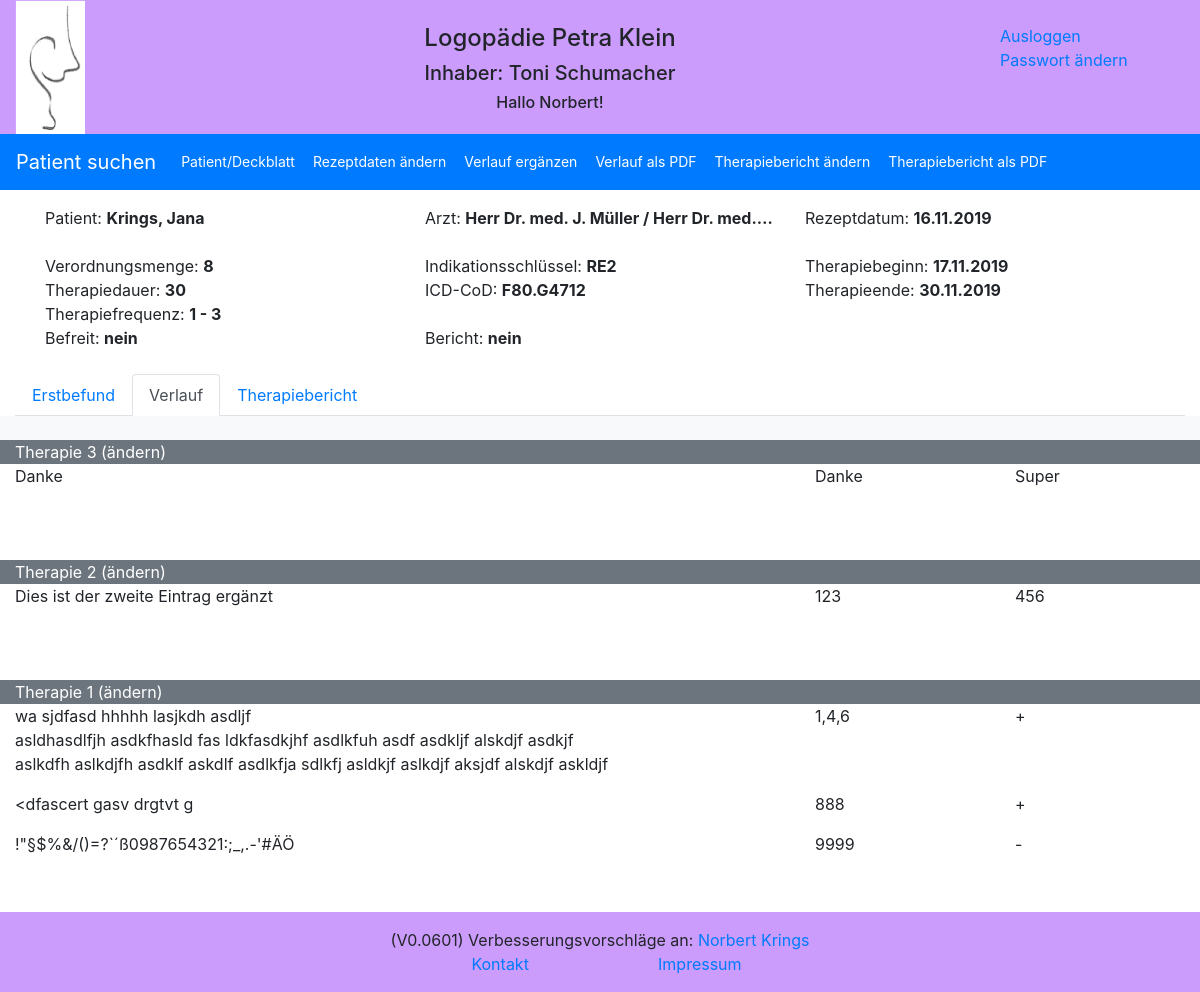
/reports/therapy/4/ (signed in), run on the app's committed database.
### reports/models.py (models this page shows, shortened)
class Patient(models.Model):
    GENDER = (
        ('1', 'weiblich'),
        ('2', 'männlich'),
    )
    pa_first_name = models.CharField(max_length=50)
    pa_last_name = models.CharField(max_length=50)
    pa_street = models.CharField(max_length=100)
    pa_city = models.CharField(max_length=255)
    pa_phone = models.CharField(max_length=35, blank=True, default='', null=True)
    pa_cell_phone = models.CharField(max_length=35, blank=True, default='', null=True)
    pa_cell_phone_add1 = models.CharField(max_length=35, blank=True, default='', null=True)
    pa_cell_phone_add2 = models.CharField(max_length=35, blank=True, default='', null=True)
    pa_date_of_birth = models.DateField(default='1900-01-01')
    pa_gender = models.CharField(max_length=1, choices=GENDER, default='1')
    pa_attention = models.CharField(max_length=100, blank=True, default='')
    pa_note = models.CharField(max_length=255, blank=True, default='')

class Therapy(models.Model):
    recipe_date = models.DateField(auto_now=False, auto_now_add=False)
    therapy_regulation_amount = models.IntegerField(blank=True, null=True)
    therapy_duration = models.CharField(max_length=10, default='')
    therapy_frequence = models.CharField(max_length=5, default='')
    therapy_rid_of = models.BooleanField(default=False, null=True)
    therapy_report_no_yes = models.BooleanField(default=True)
    therapy_indication_key = models.CharField(max_length=10, default='')
    therapy_icd_cod = models.CharField(max_length=10, default='')
    therapy_doctor = models.ForeignKey(Doctor, on_delete=models.CASCADE)
    patients = models.ForeignKey(Patient, on_delete=models.CASCADE)

class Doctor(models.Model):
    doctor_name1 = models.CharField(max_length=50, blank=True, default='')
    doctor_name2 = models.CharField(max_length=50, blank=True, default='')
    doctor_street = models.CharField(max_length=50, blank=True, default='')
    doctor_zip_code = models.CharField(max_length=5, blank=True, default='')
    doctor_city = models.CharField(max_length=50, blank=True, default='')
    def __str__(self):
        return self.doctor_name1 + '; ' + self.doctor_city

class Therapy_report(models.Model):
    report_date = models.DateField(blank=True, default='', null=True, auto_now=False, auto_now_add=False)
    therapy_start = models.DateField(blank=True, default=None, null=True, auto_now=False, auto_now_add=False)
    therapy_end = models.DateField(blank=True, default=None, null=True, auto_now=False, auto_now_add=False)
    therapy_current_result = models.TextField(default='')
    therapy_emphases = models.TextField(default='')
    therapy_forecast = models.TextField(default='')
    therapy_indicated = models.BooleanField(default=False)
    therapy_break = models.BooleanField(default=False)
    therapy_break_date = models.DateField(blank=True, default='', null=True, auto_now=False, auto_now_add=False)
    therapy_comment = models.CharField(max_length=50, default='')
    therapy = models.ForeignKey(Therapy, on_delete=models.CASCADE)

class Process_report(models.Model):
    process_treatment = models.IntegerField()
    process_content = models.CharField(max_length=255, blank=True, default='')
    process_exercises = models.CharField(max_length=50, blank=True, default='')
    process_results = models.CharField(max_length=50, blank=True, default='')
    process_content_2 = models.CharField(max_length=255, blank=True, default='')
    process_exercises_2 = models.CharField(max_length=50, blank=True, default='')
    process_results_2 = models.CharField(max_length=50, blank=True, default='')
    process_content_3 = models.CharField(max_length=255, blank=True, default='')
    process_exercises_3 = models.CharField(max_length=50, blank=True, default='')
    process_results_3 = models.CharField(max_length=50, blank=True, default='')
    therapy = models.ForeignKey(Therapy, on_delete=models.CASCADE)

### reports/views.py (the view)
# urls.py: path('therapy/<id>/', views.therapy, name='therapy'),
def therapy(request, id=id):
    therapy_result = Therapy.objects.get(id=id)
    patient_value = Patient.objects.get(id=str((therapy_result.patients_id)))
    process_report_value = Process_report.objects.filter(therapy_id=id).order_by('-process_treatment')
    if Therapy_report.objects.filter(therapy_id=id).exists():
        therapy_report_value = Therapy_report.objects.get(therapy_id=id)
    else:
        therapy_report_value = ''
    logger.info('therapy: Rezept mit der ID: ' + str(id) + ' aufgerufen')
    return render(request, 'reports/therapy_new.html', {'therapy': therapy_result,
                                                    'patient': patient_value,
                                                    'therapy_report': therapy_report_value,
                                                    'process_report': process_report_value})

### reports/templates/reports/therapy_new.html (shortened to what this page needs)
{% extends "base.html" %}
{% block extrahead %}
    {% load static %}
    <link rel="stylesheet" href="{% static 'reports/style_e2.css' %}">
{% endblock %}
{% block nav %}
<nav class="navbar navbar-expand-sm bg-primary navbar-dark">
  <a class="navbar-brand" href="{% url 'reports:index' %}" >Patient suchen</a>
  <div class="collapse navbar-collapse" id="collapsibleNavbar">
    <ul class="navbar-nav">
      <li class="nav-item">
          <a class="btn btn-primary btn-sm" href="{% url 'reports:patient' patient.id %}" role="button">Patient/Deckblatt</a>
      </li>
      <li class="nav-item">
          <a class="btn btn-primary btn-sm" href="{% url 'reports:edit_therapy' therapy.id %}" role="button">Rezeptdaten ändern</a>
      </li>
      <li class="nav-item">
          <a class="btn btn-primary btn-sm" href="{% url 'reports:add_process_report' %}?id={{ therapy.id }}" role="button">Verlauf ergänzen</a>
      </li>
    {% if request.user.groups.all.0.name == 'Leitung' %}
      <li class="nav-item">
        <a class="btn btn-primary btn-sm" href="{% url 'reports:show_process_report' %}?id={{ therapy.id }}" role="button">Verlauf als PDF</a>
      </li>
    {% endif %}
      <li class="nav-item">
        {% if therapy_report.therapy_id %}
            <a class="btn btn-primary btn-sm" href="{% url 'reports:edit_therapy_report' therapy_report.id%}" role="button">Therapiebericht ändern</a>
        {% else %}
            <a class="btn btn-primary btn-sm" href="{% url 'reports:add_therapy_report' %}?id={{ therapy.id }}" role="button">Therapiebericht anl.</a>
        {% endif %}
      </li>
        {% if therapy_report.therapy_id %}
            {% if request.user.groups.all.0.name == 'Leitung' %}
                {% if therapy_report.report_date == None %}
                    <li class="nav-item">
                        <a class="btn btn-primary btn-sm" href="{% url 'reports:edit_therapy_report' therapy_report.id%}" role="button"><div class="text-warning">Endedatum eintragen</div></a>
                    </li>
                {% else %}
                    <li class="nav-item">
                        <a class="btn btn-primary btn-sm" href="{% url 'reports:show_therapy_report' %}?id={{ therapy.id }}" role="button">Therapiebericht als PDF</a>
                    </li>
                {% endif %}
            {% endif %}
        {% endif %}
    </ul>
  </div>
</nav>
{% endblock %}
{% block content %}
<content>
    <div class="container">
        <div class="row">
            <div class="col-sm">
                Patient: <strong>{{ patient.pa_last_name }}, {{ patient.pa_first_name }} </strong>
            </div>
            <div class="col-sm">
                Arzt: <strong>{{ therapy.therapy_doctor|truncatechars:40 }}</strong>
            </div>
            <div class="col-sm">
                Rezeptdatum: <strong>{{ therapy.recipe_date|date:"d.m.Y" }}</strong>
            </div>
        </div>
        <br>
       <div class="row">
            <div class="col-sm">
                Verordnungsmenge: <strong>{{ therapy.therapy_regulation_amount }} </strong>
            </div>
            <div class="col-sm">
                Indikationsschlüssel: <strong>{{ therapy.therapy_indication_key }}</strong>
            </div>
            <div class="col-sm">
                Therapiebeginn: <strong>{{ therapy_report.therapy_start|date:"d.m.Y" }}</strong>
            </div>
        </div>
        <div class="row">
            <div class="col-sm">
                Therapiedauer: <strong>{{ therapy.therapy_duration }}</strong>
            </div>
            <div class="col-sm">
                ICD-CoD: <strong>{{ therapy.therapy_icd_cod }}</strong>
            </div>
            <div class="col-sm">
                Therapieende: <strong>{{ therapy_report.therapy_end|date:"d.m.Y" }}</strong>
            </div>
        </div>
        <div class="row">
            <div class="col-sm">
                Therapiefrequenz: <strong>{{ therapy.therapy_frequence }}</strong>
            </div>
            <div class="col-sm">
            </div>
            <div class="col-sm">
            </div>
        </div>
        <div class="row">
            <div class="col-sm">
                Befreit: <strong>{% if therapy.therapy_rid_of %} ja {% else %} nein {% endif %}</strong>
            </div>
            <div class="col-sm">
                Bericht: <strong>{% if therapy.therapy_report_no_yes %} ja {% else %} nein {% endif %}</strong>
            </div>
            <div class="col-sm">
            </div>
        </div>
    </div>
    <br>
    <div class="col">
         <ul class="nav nav-tabs" id="myTab" role="tablist">
          <li class="nav-item">
            <a class="nav-link" id="erstbefund-tab" data-toggle="tab" href="#erstbefund" role="tab" aria-controls="erstbefund" aria-selected="false">Erstbefund</a>
          </li>
          <li class="nav-item">
            <a class="nav-link active" id="verlauf-tab" data-toggle="tab" href="#verlauf" role="tab" aria-controls="verlauf" aria-selected="false">Verlauf</a>
          </li>
          <li class="nav-item">
            <a class="nav-link" id="therapiebericht-tab" data-toggle="tab" href="#therapiebericht" role="tab" aria-controls="therapiebericht" aria-selected="false">Therapiebericht</a>
          </li>
        </ul>
        <div class="tab-content" id="myTabContent">
          <div class="tab-pane fade show active" id="verlauf" role="tabpanel" aria-labelledby="verlauf-tab">
              <div class="row bg-light">
                  <div class="col-sm-2">&nbsp;</div>
                  <div class="col-sm-10"></div>
              </div>
              {% for item in process_report %}
                  <div class="row bg-secondary">
                      <div class="col-sm text-white">Therapie {{ item.process_treatment }} <a class="text-white" href="{% url 'reports:edit_process_report' item.id %}">(ändern)</a></div>
                  </div>
                  <div class="row bg-white ">
                      <div class="col-sm-8">{{ item.process_content|linebreaks }}</div>
                      <div class="col-sm-2">{{ item.process_exercises }}</div>
                      <div class="col-sm-2">{{ item.process_results }}</div>
                  </div>
                  <div class="row bg-white ">
                      <div class="col-sm-8">{{ item.process_content_2|linebreaks }}</div>
                      <div class="col-sm-2">{{ item.process_exercises_2 }}</div>
                      <div class="col-sm-2">{{ item.process_results_2 }}</div>
                  </div>
                  <div class="row bg-white ">
                      <div class="col-sm-8">{{ item.process_content_3|linebreaks }}</div>
                      <div class="col-sm-2">{{ item.process_exercises_3 }}</div>
                      <div class="col-sm-2">{{ item.process_results_3 }}</div>
                  </div>
                  <div class="row bg-white">
                      <div class="col-sm-2">&nbsp;</div>
                      <div class="col-sm-10"></div>
                  </div>
              {% endfor %}
          </div>
        </div>
    </div>
</content>
{% endblock %}

### reports/templates/header.html (shortened to what this page needs)
    {% load static %}
    <div class="container-fluid text-center header">
        <div class="row" >
            <div class="col-sm-1 d-none d-md-block">
                <img src="{% static 'reports/images/logopaedie.png' %}" width=70px margin="0" alt="Logopädie">
            </div>
            <div class="col-sm-9">
                <div class="row">
                    <div class="col-sm">
                    </div>
                </div>
                <div class="row">
                    <div class="col-sm">
                        <h4>Logopädie Petra Klein</h4>
                    </div>
                </div>
                <div class="row" >
                    <div class="col-sm d-none d-md-block">
                        <h5>Inhaber: Toni Schumacher</h5>
                    </div>
                </div>
                <div class="row">
                    <div class="col-sm d-none d-md-block">
                        <h6>{% if user.is_authenticated %} Hallo {{ user.first_name }}! {% endif %}</h6>
                    </div>
                </div>
            </div>
            <div class="col-sm-2 d-none d-md-block">
                <div class="col-sm">
                </div>
                {% if user.is_authenticated %}
                <div class="row"><a href="{% url 'logout' %}">Ausloggen</a></div>
                <div class="row"><a href="{% url 'password_change' %}">Passwort ändern</a></div>
                {% endif %}
            </div>
        </div>
    </div>

### reports/static/reports/logopaedie.css (style rules this page uses)
.header { background-color: #cb9cfc; }

### reports/static/reports/style_e2.css (style rules this page uses)
body { grid-template-columns: 175px 4fr; }
content { grid-column: 2 / 5; grid-row: 2 / 4; }

### data on the page
Patient: pa_last_name "Krings", pa_first_name "Jana"
Therapy: therapy_doctor "Herr Dr. med. J. Müller / Herr Dr. med.…", recipe_date "16.11.2019", therapy_regulation_amount "8", therapy_indication_key "RE2", therapy_duration "30", therapy_icd_cod "F80.G4712", therapy_frequence "1 - 3"
Therapy_report: therapy_start "17.11.2019", therapy_end "30.11.2019"
Process_report: process_treatment "3", process_content "Danke", process_exercises "Danke", process_results "Super"
Process_report: process_treatment "2", process_content "Dies ist der zweite Eintrag ergänzt", process_exercises "123", process_results "456"
Process_report: process_treatment "1", process_content "wa sjdfasd hhhhh lasjkdh asdljf asldhasdlfjh asdkfhasld fas ldkfasdkjhf asdlkfuh asdf asdkljf alskdjf asdkjf aslkdfh aslkdjfh asdklf askdlf asdlkfja sdlkfj asldkjf aslkdjf aksjdf alskdjf askldjf", process_exercises "1,4,6", process_results "+", process_content_2 "<dfascert gasv drgtvt g", process_exercises_2 "888", process_results_2 "+", process_content_3 "!\"§$%&/()=?`´ß0987654321:;_,.-'#ÄÖ", process_exercises_3 "9999", process_results_3 "-"

### other printed values
{{ user.first_name }} "Norbert"
